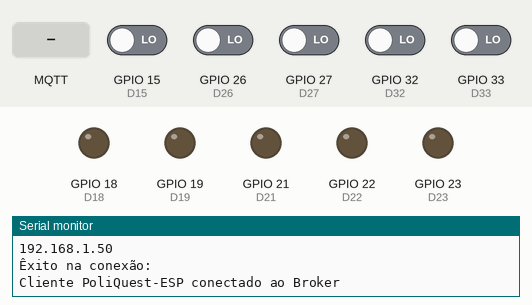
A sketch run on a simulated ESP32. Shown: output pins drawn as LEDs (lit = HIGH), the last lines printed to the serial monitor. The test bench sets the inputs (shaded band); at power-on: GPIO 15 (D15), GPIO 26 (D26), GPIO 27 (D27), GPIO 32 (D32), GPIO 33 (D33) LOW. WiFi joins after 1.5 s; servers stay silent unless stated; no MQTT or app messages arrive unless stated; pins used as bus, display or sensor lines are not drawn.

Above: at 2.7 s.
2.8 s: MQTT message "5" arrives on the first subscribed topic
At 2.93 s:
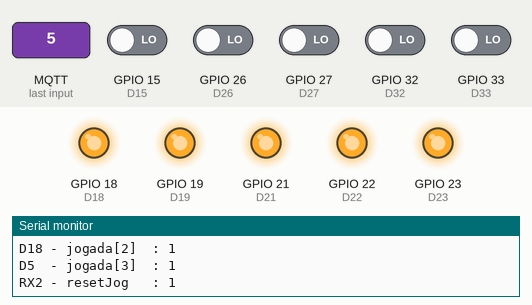
4.5 s: MQTT message "90" arrives on the first subscribed topic
At 4.64 s:
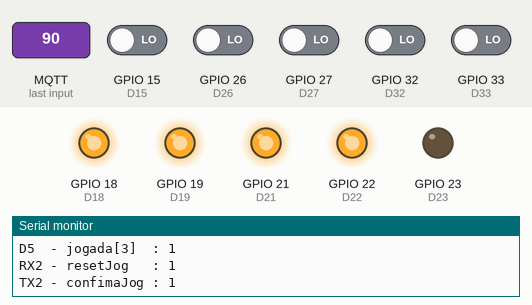
6.2 s: MQTT message "200" arrives on the first subscribed topic
At 6.34 s:
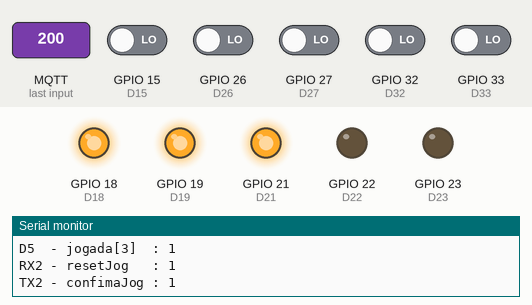
Timing chart, 0 to 9.2 s (numbered marks = the images above; inputs shaded):
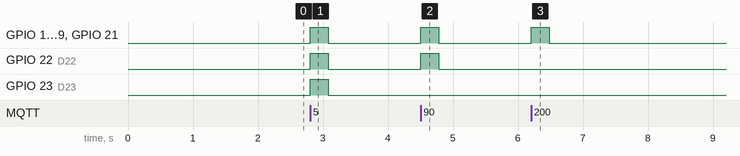

Measured:
- after the input at 2.8 s, GPIO 18 (D18), GPIO 19 (D19), GPIO 21 (D21), GPIO 22 (D22), GPIO 23 (D23): LOW → HIGH at once, → LOW 0.28 s later
- after the input at 4.5 s, GPIO 18 (D18), GPIO 19 (D19), GPIO 21 (D21), GPIO 22 (D22): LOW → HIGH at once, → LOW 0.28 s later
- after the input at 6.2 s, GPIO 18 (D18), GPIO 19 (D19), GPIO 21 (D21): LOW → HIGH at once, → LOW 0.28 s later

The sketch:

poliquest_s3_1.1_32.ino
```cpp
/*
 * ----------------------------------------------------------------------
 *  Arquivo   : poliquest_s3_1.2_32.ino
 *  Projeto   : PoliQuest
 * ----------------------------------------------------------------------
 *  Descricao : código reponsável por cominucar o FPGA com o servidor
 *              web por meio do ESP32. Inpirado no vídeo do canal
 *              Bobsien "ESP8266 - envio e recebimento de dados via MQTT"
 * ----------------------------------------------------------------------
 *  Revisoes  :
 *      Data        Versao  Autor             Descricao
 *      28/03/2024  1.0     Vitor Thompson    versao inicial
 *      31/03/2024  1.1     Vitor Thompson    adição dos botões
 *      01/04/2024  1.2     Vitor Thompson    troca do D2 e D25
 * ----------------------------------------------------------------------
 */

// biblicoteca para a conexão com wifi
#include <WiFi.h>

// biblioteca para utilizar o MQTT Broker, talvez seja necessário instalá-la antes
#include <PubSubClient.h>

// definição das portas para placa ESP32 WROOM
// saídas:
#define D23 23 // payload[1] reset
#define D22 22 // payload[2] iniciarJogo
#define D21 21 // payload[3] jogada[0]
#define D19 19 // payload[4] jogada[1]
#define D18 18 // payload[5] jogada[2]
#define D5  5  // payload[6] jogada[3]
#define TX2 17 // payload[7] confimaJog
#define RX2 16 // payload[8] resetJog
#define D4  4  // payload[9] sairJogo

// entradas:
#define D15 15 // payload[10] ganhou
#define D32 32 // payload[11] perdeu
#define D33 33 // payload[12] botaoEsq
#define D26 26 // payload[13] botaoDir
#define D27 27 // payload[14] botaoSelect

// parametros para conexão com o WiFi
const char * ssid     = "AndroidAP7F43"; // nome da rede
const char * password = "tvuh4449";      // senha

// parametros para conexão com o MQTT Broker
const char * mqtt_broker   = "test.mosquitto.org"; // Host do broker
const char * topic         = "poliQuestPortasESP";
const char * mqtt_username = "";
const char * mqtt_password = "";
const int    mqtt_port     = 1883;

// variáveis para contole do tópico
bool mqttStatus = false;

// Objetos
WiFiClient espClient;
PubSubClient client(espClient);

// Prototipos das funções para utilizar o MQTT
bool connectMQTT ();                                               // sera utilizada para fazera conexão com o broker
void callback (char * topic, byte * payload, unsigned int length); // sera chamada toda vez que houver alteração no tópico

 void setup () {
  // inicializa serial
  Serial.begin(9600);

  // definição das portas
  // saídas:
  pinMode(D23, OUTPUT);
  pinMode(D22, OUTPUT);
  pinMode(D21, OUTPUT);
  pinMode(D19, OUTPUT);
  pinMode(D18, OUTPUT);
  pinMode(TX2, OUTPUT);
  pinMode(RX2, OUTPUT);
  pinMode(D5, OUTPUT);
  pinMode(D4, OUTPUT);

  // entradas:
  pinMode(D27, INPUT);
  pinMode(D26, INPUT);
  pinMode(D33, INPUT);
  pinMode(D15, INPUT);
  pinMode(D32, INPUT);

  // inicializa a conexão com a rede WiFi
  WiFi.begin(ssid, password);

  // aguarda até realizar a conexão
  Serial.println("\nConectando");
  while (WiFi.status() != WL_CONNECTED){
    delay(500);
    Serial.println(".");
  }
  Serial.println("\nWiFi conectado!");

  // Envia IP através da UART
  Serial.println(WiFi.localIP());

  mqttStatus = connectMQTT();
 }

bool jaGanhou = false;
bool jaPerdeu = false;
bool jaClicou = false;

void loop () {
  if (mqttStatus) {
    client.loop();

    // verifica se o sinal de ganhou do FPGA está acionado
    if (digitalRead(D15)) {
      if (!jaGanhou) {
      client.publish(topic, "{00000000010000}");
      Serial.println("Ganhou jogo");
      jaGanhou = true;
      }
    }
    else
      jaGanhou = false;

    // verifica se o sinal de perdeu do FPGA está acionado
    if (digitalRead(D32)) {
      if (!jaPerdeu) {
        client.publish(topic, "{00000000001000}");
        Serial.println("Perdeu jogo");
        jaPerdeu = true;
      }
    }
    else
      jaPerdeu = false;

      // verifica se algum botão de navegação foi acionado
      if (digitalRead(D33) || digitalRead(D26) || digitalRead(D27)) {
        if (!jaClicou) {
          if (digitalRead(D33)) {
            client.publish(topic, "{00000000000100}");
            Serial.println("botao esquerdo apertado");
          }
          else if (digitalRead(D26)) {
            client.publish(topic, "{00000000000010}");
            Serial.println("botao direito apertado");
          }
          else if (digitalRead(D27)) {
            client.publish(topic, "{00000000000001}");
            Serial.println("botao select apertado");
          }
        }
        jaClicou = true;
      }
      else
        jaClicou = false;
  }
}

/*
 * Função responsável por realizar a conexão entre o ESP8266
 * e o broker MQTT. Retorna true caso a conexão foi realizada
 * corretamente e false caso contrário.
 */
bool connectMQTT () {
  byte tentativa    = 0;
  int numTentativas = 5;
  client.setServer(mqtt_broker, mqtt_port);
  client.setCallback(callback);

  do {
    String client_id = "PoliQuest-ESP";

    if (client.connect(client_id.c_str(), mqtt_username, mqtt_password)) {
      Serial.println("Êxito na conexão:");
      Serial.print("Cliente ");
      Serial.print(client_id);
      Serial.println(" conectado ao Broker");
    }
    else {
      Serial.print("Falha ao conectar: ");
      Serial.print(client.state());
      Serial.println();
      Serial.print("Tentativa: ");
      Serial.println(tentativa);
      delay(2000);
    }
    tentativa ++;
  } while (!client.connected() && (tentativa < numTentativas));

  if (tentativa < numTentativas) {
    // conectado com sucesso
    // publica e escreve no tópico
    client.publish(topic, "{Conectado ao broker}");
    client.subscribe(topic);
    return true;
  }
  else {
    Serial.println("Não conectado");
    return false;
  }
}

/*
 * Essa função será chamada pelo client.loop() toda vez que
 * houver uma mudança no tópico que o esp está conectado.
 * Quando recebe uma mensagem, decodifica o payload e aciona
 * as portas do ESP32 de acordo com certos bits específicos.
 */
void callback (char * topic, byte * payload, unsigned int length) {
  Serial.print("Nova mensagem no topico: ");
  Serial.println(topic);
  Serial.print("Mensagem: ");

  for (int i = 0; i < length; i++) {
    Serial.print((char) payload[i]);
  }

  digitalWrite(D23, payload[1] - '0');
  digitalWrite(D22, payload[2] - '0');
  digitalWrite(D21, payload[3] - '0');
  digitalWrite(D19, payload[4] - '0');
  digitalWrite(D18, payload[5] - '0');
  digitalWrite(D5, payload[6] - '0');
  digitalWrite(TX2, payload[7] - '0');
  digitalWrite(RX2, payload[8] - '0');
  digitalWrite(D4, payload[9] - '0');

  Serial.println();
  Serial.println();
  Serial.print("D22 - iniciarJogo: ");
  Serial.println(digitalRead(D22));
  Serial.print("D21 - jogada[0]  : ");
  Serial.println(digitalRead(D21));
  Serial.print("D19 - jogada[1]  : ");
  Serial.println(digitalRead(D19));
  Serial.print("D18 - jogada[2]  : ");
  Serial.println(digitalRead(D18));
  Serial.print("D5  - jogada[3]  : ");
  Serial.println(digitalRead(D5));
  Serial.print("RX2 - resetJog   : ");
  Serial.println(digitalRead(RX2));
  Serial.print("TX2 - confimaJog : ");
  Serial.println(digitalRead(TX2));
  Serial.print("D23 - reset      : ");
  Serial.println(digitalRead(D23));
  Serial.print("D4  - sairJogo   : ");
  Serial.println(digitalRead(D4));
  Serial.println("-----------------------");

  // faz com que as saídas fiquem ativas por 50 milisegundos
  unsigned long int timer = millis();
  while ((millis() - timer) < 50) {
  }

  digitalWrite(D23, 0);
  digitalWrite(D22, 0);
  digitalWrite(D21, 0);
  digitalWrite(D19, 0);
  digitalWrite(D18, 0);
  digitalWrite(D5, 0);
  digitalWrite(TX2, 0);
  digitalWrite(RX2, 0);
  digitalWrite(D4, 0);
}
```
